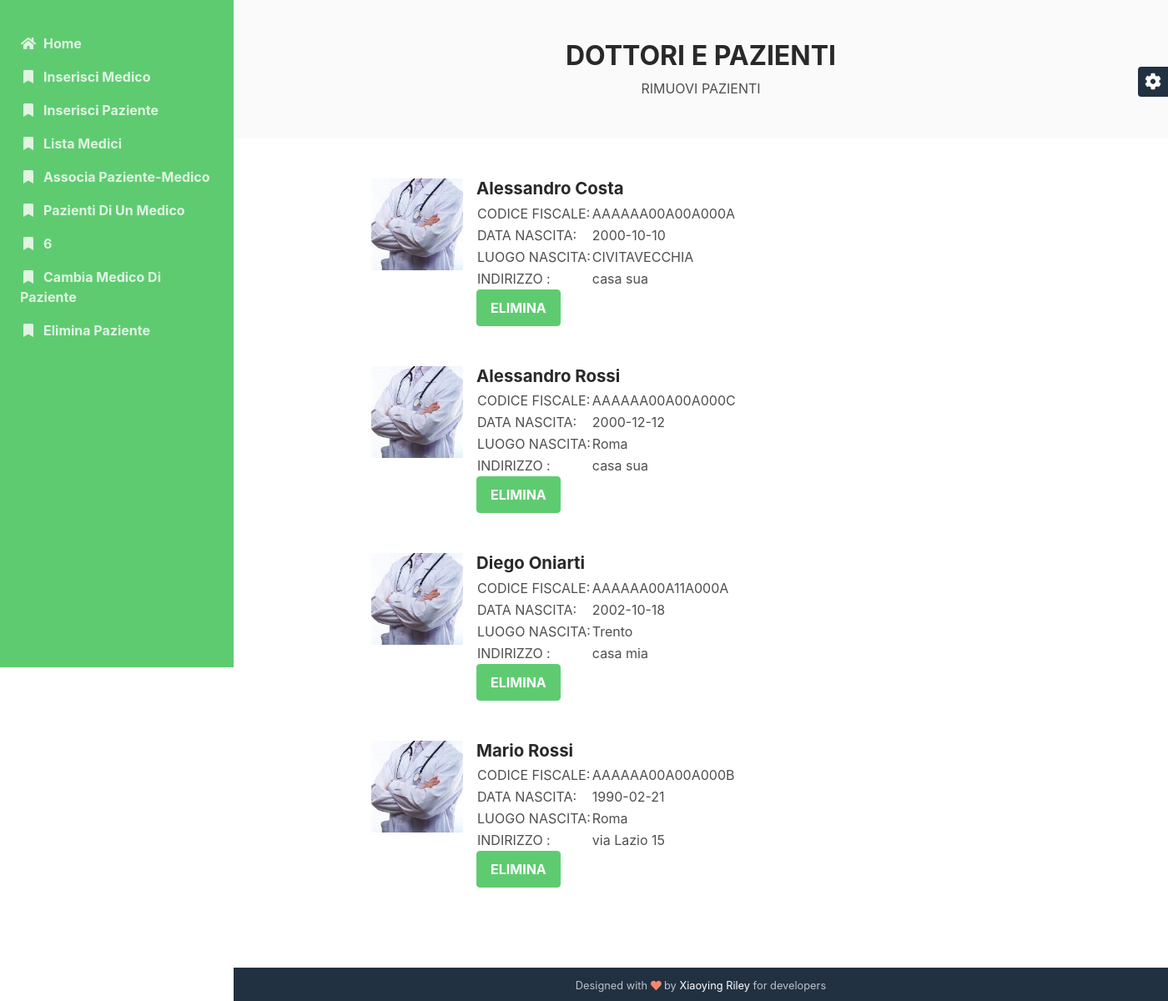
/sito/rimuoviPaziente.php, run on an earlier commit of the app's database.
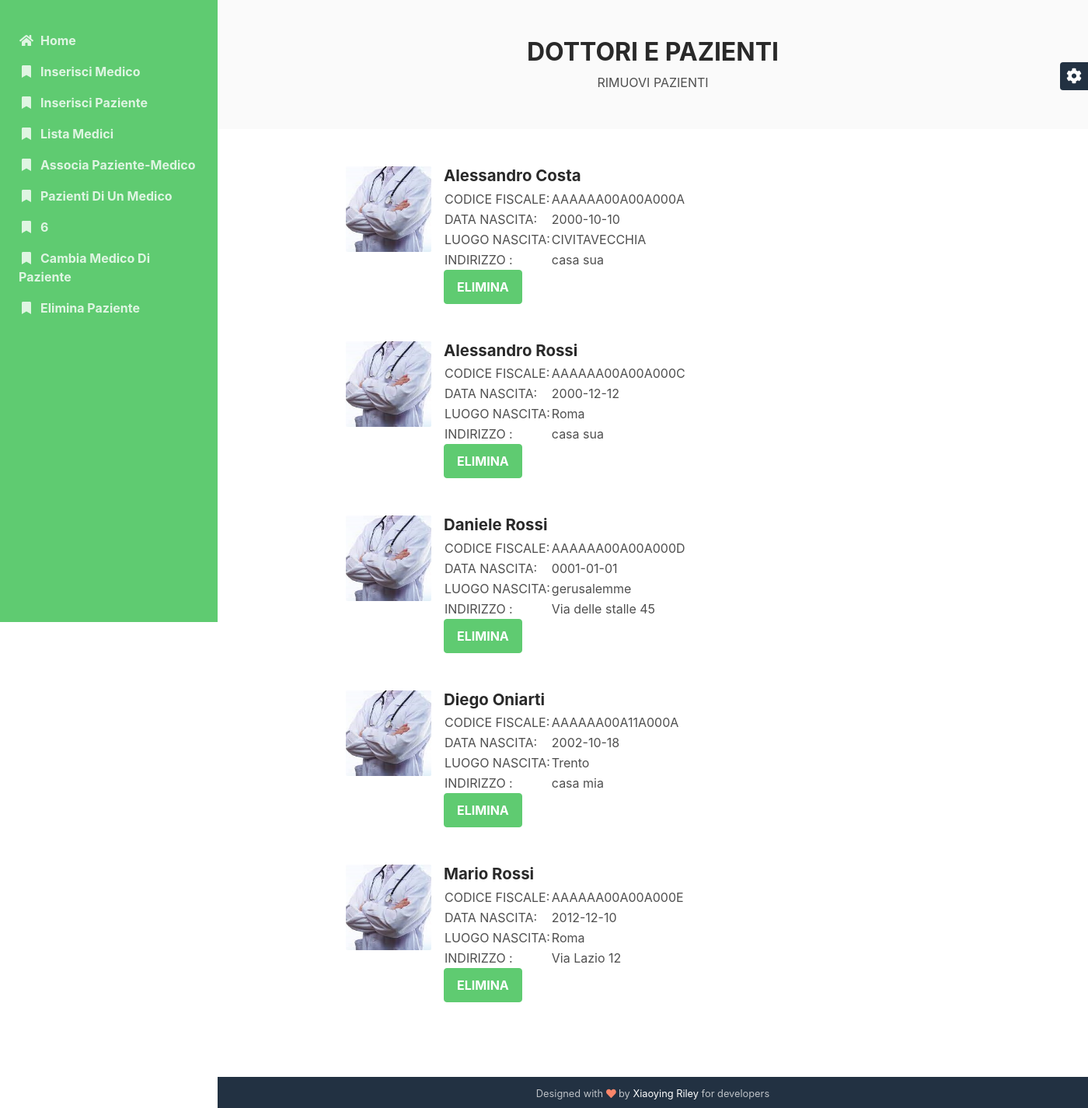
And on a later commit of the database.
### tables this page shows
CREATE TABLE `paziente` (
  `CF` varchar(16) NOT NULL,
  `cognome` varchar(30) NOT NULL,
  `nome` varchar(30) NOT NULL,
  `dataNascita` date NOT NULL,
  `luogoNascita` varchar(50) NOT NULL,
  `indirizzo` varchar(50) NOT NULL
);

### sito/rimuoviPaziente.php (the view, shortened to what this page needs)
<!DOCTYPE html>
<html lang="en">
<head>
    <link id="theme-style" rel="stylesheet" href="assets/css/theme-1.css">
</head>
<body>
    <?php
    include('./SCRIPT/connetti.php');
    ?>
    <div class="main-wrapper">
        <section class="cta-section theme-bg-light py-5">
		    <div class="container text-center">
			    <h2 class="heading">DOTTORI E PAZIENTI</h2>
			    <div class="intro">RIMUOVI PAZIENTI</div>
		    </div>
	    </section>
	    <section class="blog-list px-3 py-5 p-md-5">
		    <div class="container">
                <form action="./SCRIPT/rimuoviPaziente.php" method="post" onsubmit="return confirm('SICURO DI VOLER RIMUOVERE IL PAZIENTE?')">
                    <?php
                    $pazienti_sql = mysqli_query($connessione, "SELECT * FROM `paziente` ORDER BY nome,cognome");
                    while ($paziente = mysqli_fetch_assoc($pazienti_sql)){
                        $codice = $paziente['CF'];
                        $cognome = $paziente['cognome'];
                        $nome = $paziente['nome'];
                        $data = $paziente['dataNascita'];
                        $luogo = $paziente['luogoNascita'];
                        $indirizzo = $paziente['indirizzo'];
                        echo("
                        <div class='item mb-5'>
                            <div class='media'>
                                <img class='mr-3 img-fluid post-thumb d-none d-md-flex' src='./IMMAGINI/medico.jfif' alt='image'>
                                <div class='media-body'>
                                    <h3 class='title mb-1'>$nome $cognome</h3>
                                    <table>
                                        <tr>
                                            <td>CODICE FISCALE: </td>
                                            <td>$codice</td>
                                        </tr>
                                        <tr>
                                            <td>DATA NASCITA: </td>
                                            <td>$data</td>
                                        </tr>
                                        <tr>
                                            <td>LUOGO NASCITA: </td>
                                            <td>$luogo</td>
                                        </tr>
                                        <tr>
                                            <td>INDIRIZZO : </td>
                                            <td>$indirizzo</td>
                                        </tr>
                                    </table>
                                    <button name='paziente' type='submit' value='$codice' class='btn btn-primary'>ELIMINA</button>
                                </div>
                            </div>
                        </div>
                        ");
                    }
                    ?>
                </form>
            </div>
	    </section>
	    <footer class="footer text-center py-2 theme-bg-dark">
                <small class="copyright">Designed with <i class="fas fa-heart" style="color: #fb866a;"></i> by <a href="http://themes.3rdwavemedia.com" target="_blank">Xiaoying Riley</a> for developers</small>
	    </footer>
    </div>
</body>
</html>

What changed in the data, as far as the page shows it:
removed paziente: nome "Mario", cognome "Rossi", CF "AAAAAA00A00A000B", dataNascita "1990-02-21", luogoNascita "Roma", indirizzo "via Lazio 15"
added paziente: nome "Daniele", cognome "Rossi", CF "AAAAAA00A00A000D", dataNascita "0001-01-01", luogoNascita "gerusalemme", indirizzo "Via delle stalle 45"
added paziente: nome "Mario", cognome "Rossi", CF "AAAAAA00A00A000E", dataNascita "2012-12-10", luogoNascita "Roma", indirizzo "Via Lazio 12"
